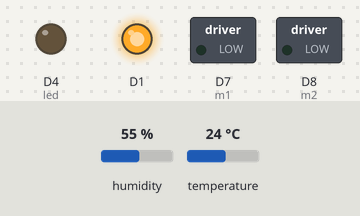
Bench run of a sketch on a simulated ESP8266 (NodeMCU). On the bench: switched loads named in the sketch (green lamp = pin HIGH), output pins drawn as LEDs (lit = HIGH). The test bench sets the inputs (shaded band); at power-on: humidity 55 %, temperature 24 °C. WiFi joins after 1.5 s; servers stay silent unless stated; the Firebase database answers and starts empty; what the sketch prints to the serial monitor is not drawn.

Above: at 0.1 s.
At 2.1 s:
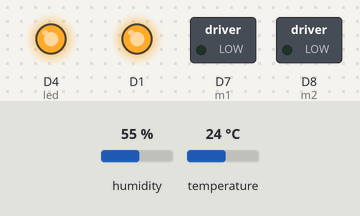
Timing chart, 0 to 3.6 s (numbered marks = the images above):
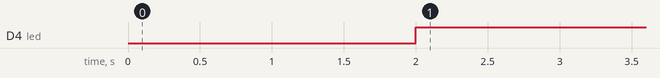

Measured:
- by itself, D4 (led): LOW → HIGH at 2.0 s

The sketch:

node_3.ino
```cpp
#include "FirebaseESP8266.h"  // Instaleaza libraria Firebase pentru ESP8266
#include <ESP8266WiFi.h>
#include <DHT.h>    // Instaleaza libraria DHT11 si libraria de senzor Adafruit Unified
//realizarea conexiunii cu Firebase
#define FIREBASE_HOST "fir-iot-27cf7-default-rtdb.firebaseio.com" //Without http:// or https:// schemes
#define FIREBASE_AUTH "nOkf5M1wQJElXDAUoOzR4YWeq1S5K90vzZhntZKV"
#define WIFI_SSID "DIGI-01024552"
#define WIFI_PASSWORD "YEhi8I3I"
//#define ONE_WIRE_BUS D2
//#define DHT2PIN 0
#define DHTPIN D3// Connect Data pin of DHT to D2
int led = D4;     // Connect LED to D5
int x;
//int buzzer=D5;
//int sens;
//int yx;
//int xx;
//int kk;
//int ll;
//int Senz=D6;
int m1=D7;
int m2=D8;
//int i,k=0,r=0,p=1,k1=0,d,r1,r2,r3,r4;
int l=0;
//l era bool si k era 0 si l cred ca era 0
//Servo myservo;
//Servo garaj;
#define DHTTYPE    DHT11
DHT dht(DHTPIN, DHTTYPE);
//DHT dht2(DHT2PIN, DHTTYPE);
//int fanPin = D4;
//Define FirebaseESP8266 data object
FirebaseData firebaseData;
//FirebaseData firebaseData2;
FirebaseData ledData;
FirebaseData radiatorData;
//FirebaseData parterData;
FirebaseData afaraData;
//FirebaseData subsolData;
//FirebaseData Et1Data;
//FirebaseData Et2Data;
FirebaseData poartaData;
//FirebaseData usaData;
FirebaseJson json;
float temperature;
//OneWire oneWire(ONE_WIRE_BUS);
//DallasTemperature sensors(&oneWire);

void sensorUpdate(){
float h = dht.readHumidity();

  // Read temperature as Celsius (the default)
  float t = dht.readTemperature();

  // Read temperature as Fahrenheit (isFahrenheit = true)
  float f = dht.readTemperature(true);

  // Check if any reads failed and exit early (to try again).
  if (isnan(h) || isnan(t) || isnan(f)) {
    Serial.println(F("Failed to read from DHT sensor!"));
    return;
  }
Serial.print(F("Humidity: "));
  Serial.print(h);
  Serial.print(F("%  Temperature: "));
  Serial.print(t);
  Serial.print(F("C  ,"));
  Serial.print(f);
  Serial.println(F("F  "));
if (Firebase.setFloat(firebaseData, "/FirebaseIOT/temperature", t))
  {
    Serial.println("PASSED");
    Serial.println("PATH: " + firebaseData.dataPath());
    Serial.println("TYPE: " + firebaseData.dataType());
    Serial.println("ETag: " + firebaseData.ETag());
    Serial.println("------------------------------------");
    Serial.println();
  }
  else
  {
    Serial.println("FAILED");
    Serial.println("REASON: " + firebaseData.errorReason());
    Serial.println("------------------------------------");
    Serial.println();
  }

  if (Firebase.setFloat(firebaseData, "/FirebaseIOT/humidity", h))
  {
    Serial.println("PASSED");
    Serial.println("PATH: " + firebaseData.dataPath());
    Serial.println("TYPE: " + firebaseData.dataType());
    Serial.println("ETag: " + firebaseData.ETag());
    Serial.println("------------------------------------");
    Serial.println();
  }
  else
  {
    Serial.println("FAILED");
    Serial.println("REASON: " + firebaseData.errorReason());
    Serial.println("------------------------------------");
    Serial.println();
  }
}
void setup()
{
  analogWrite(D1,1023);
  //!!!!!!!!!!!Posibila problema
  //asta e pus nou !!!!!  sensors.begin();
  //
  pinMode(led, OUTPUT);
  Serial.begin(9600);
  //dht2.begin();
    dht.begin();
  pinMode(m1,OUTPUT);
  pinMode(m2,OUTPUT);
  WiFi.begin(WIFI_SSID, WIFI_PASSWORD);
  Serial.print("Connecting to Wi-Fi");
  while (WiFi.status() != WL_CONNECTED)
  {
    Serial.print(".");

    delay(300);
  }
  Serial.println();
  Serial.print("Connected with IP: ");
  Serial.println(WiFi.localIP());
  Serial.println();

  Firebase.begin(FIREBASE_HOST, FIREBASE_AUTH);
  Firebase.reconnectWiFi(true);
}

  // Wait for a bit before checking the temperature again
  //delay(1000);
 void loop(){
   sensorUpdate();
   float t = dht.readTemperature();
   Serial.println(t);
   if(Firebase.getString(firebaseData, "/FirebaseIOT/temp")){
    if(strchr("0123456789",firebaseData.stringData()[3])==0){
      x=int(firebaseData.stringData()[2])-48;
    }
    else{
     x=int(firebaseData.stringData()[2])-48;
     x=x*10;
     x=x+int(firebaseData.stringData()[3])-48;
   }}
   Serial.println(x);
   if(x<t){
    digitalWrite(led,HIGH);
   }
   else{digitalWrite(led,LOW);
 //realizarea comunicarii dintre Firebase si motorul servo si motorul DC
  if (Firebase.getString(poartaData, "/FirebaseIOT/poarta")){
    Serial.println(poartaData.stringData());

    if (poartaData.stringData() == "1" && l==0) {
    Deschis();
    Serial.println("Poarta on");
    delay(3000);
    Stop();
    }
  else if (poartaData.stringData() == "0" && l==1){
    Inchis();
    Serial.println("Poarta off");
    delay(3000);
    Stop();
    }
  }}}

 void Deschis(){
    digitalWrite(m1,HIGH);
    digitalWrite(m2,LOW);
    l=1;
    }
    void Inchis(){
      digitalWrite(m1,LOW);
      digitalWrite(m2,HIGH);
      l=0;
    }
    void Stop(){
      digitalWrite(m1,LOW);
      digitalWrite(m2,LOW);
    }
```
